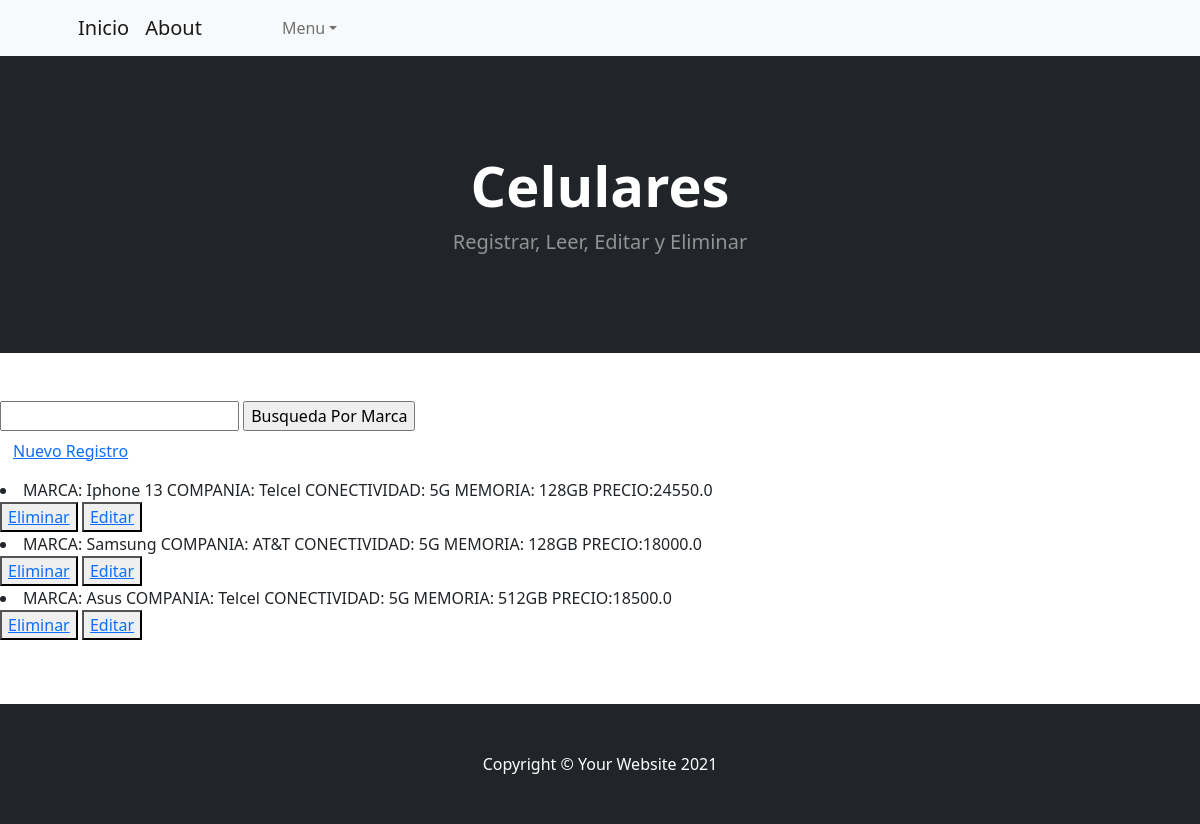
The app's page /AppTecno/leerCelulares, older data.
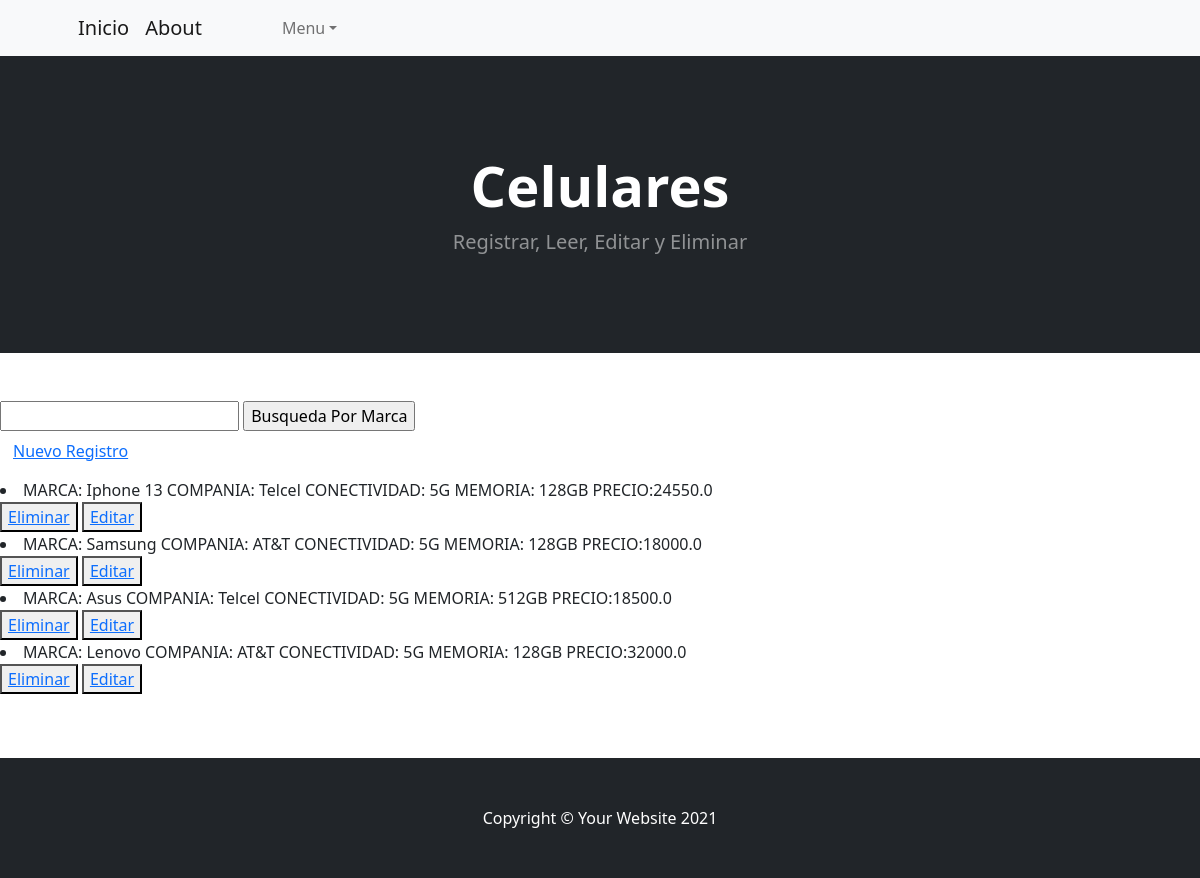
The same page, newer data.
### AppTecno/models.py (models this page shows)
class Celulares(models.Model):
    marca = models.CharField(max_length=10)
    compania = models.CharField(max_length=10)
    conectividad = models. CharField(max_length=3)
    memoria = models.CharField (max_length=6)
    precio = models.FloatField ()
    def __str__(self):
        return f"MARCA: {self.marca} COMPANIA: {self.compania} CONECTIVIDAD: {self.conectividad} MEMORIA: {self.memoria} PRECIO:{self.precio}"

### AppTecno/views.py (the view)
# urls.py: path('leerCelulares',views.leerCelulares,name="LeerCelulares"),
def leerCelulares (request):
    celulares = Celulares.objects.all()
    contexto = {"celulares":celulares}
    return render (request, "AppTecno/leerCelulares.html", contexto)

### AppTecno/templates/AppTecno/leerCelulares.html (shortened to what this page needs)
{%extends "AppInicio/base.html"%}
{%load static%}
{%block head%}
<h1 class="display-4 fw-bolder">Celulares</h1>
<p class="lead fw-normal text-white-50 mb-0">Registrar, Leer, Editar y Eliminar</p>
{%endblock%}
{%block contenido%}
    <form action="/AppTecno/buscarCelular/" method="GET">
        <input type="text" name="marca" id="marca">
        <input type="submit" value="Busqueda Por Marca">
    </form>
    <h3>
        <button type="button" class="btn btn-link">
        <a href="{% url 'CelularesRegistro' %}">Nuevo Registro</a>
        </button>
    </h3>
    {% for l in celulares %}
        <li>{{l}}</li>
        <button>
            <a href="{% url 'EliminarCelular' l.id %}">Eliminar</a>
        </button>
        <button>
            <a href="{% url 'EditCel' l.id %}">Editar</a>
        </button>
    {% endfor %}
{%endblock%}

Row changes from the older to the newer data that the page shows:
added Celulares: marca+compania+conectividad "MARCA: Lenovo COMPANIA: AT&T CONECTIVIDAD: 5G MEMORIA: 128GB PRECIO:32000.0"
